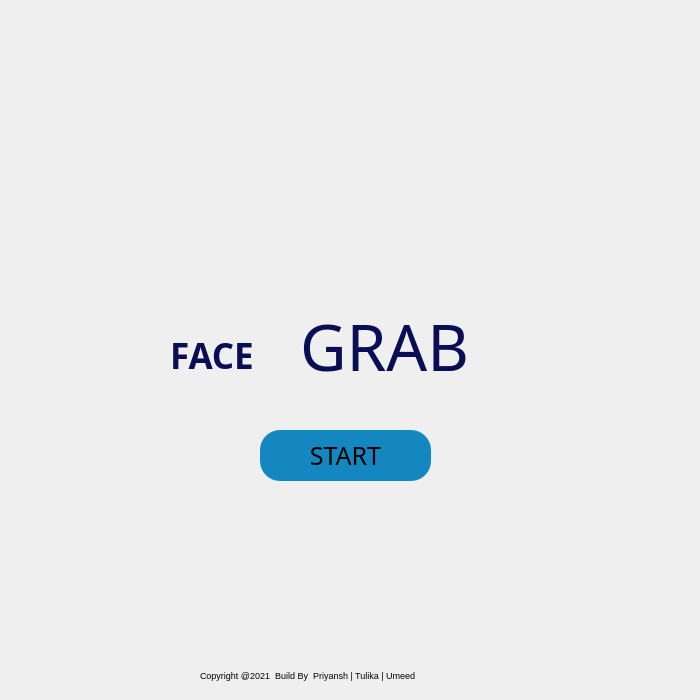
<?xml version="1.0" encoding="UTF-8"?>
<ui version="4.0">
 <class>Dialog</class>
 <widget class="QDialog" name="Dialog">
  <property name="geometry">
   <rect>
    <x>0</x>
    <y>0</y>
    <width>700</width>
    <height>700</height>
   </rect>
  </property>
  <property name="windowTitle">
   <string>Dialog</string>
  </property>
  <widget class="QLabel" name="label_bg">
   <property name="geometry">
    <rect>
     <x>0</x>
     <y>0</y>
     <width>700</width>
     <height>700</height>
    </rect>
   </property>
   <property name="styleSheet">
    <string notr="true">background-image: url(:/newPrefix/BG-FB1.jpg);</string>
   </property>
   <property name="text">
    <string/>
   </property>
   <property name="indent">
    <number>-12</number>
   </property>
  </widget>
  <widget class="QLabel" name="label_3">
   <property name="geometry">
    <rect>
     <x>200</x>
     <y>660</y>
     <width>311</width>
     <height>31</height>
    </rect>
   </property>
   <property name="font">
    <font>
     <pointsize>7</pointsize>
    </font>
   </property>
   <property name="text">
    <string>Copyright @2021  Build By  Priyansh | Tulika | Umeed</string>
   </property>
  </widget>
  <widget class="QLabel" name="label_1">
   <property name="geometry">
    <rect>
     <x>170</x>
     <y>320</y>
     <width>121</width>
     <height>71</height>
    </rect>
   </property>
   <property name="font">
    <font>
     <family>Arial Rounded MT Bold</family>
     <pointsize>26</pointsize>
     <weight>75</weight>
     <bold>true</bold>
    </font>
   </property>
   <property name="styleSheet">
    <string notr="true">color: rgb(9, 13, 84);
</string>
   </property>
   <property name="text">
    <string>FACE</string>
   </property>
  </widget>
  <widget class="QLabel" name="label_2">
   <property name="geometry">
    <rect>
     <x>300</x>
     <y>280</y>
     <width>241</width>
     <height>131</height>
    </rect>
   </property>
   <property name="font">
    <font>
     <family>Arial Rounded MT Bold</family>
     <pointsize>48</pointsize>
    </font>
   </property>
   <property name="styleSheet">
    <string notr="true">color: rgb(9, 13, 84);
</string>
   </property>
   <property name="text">
    <string>GRAB</string>
   </property>
  </widget>
  <widget class="QLabel" name="labe_logo">
   <property name="geometry">
    <rect>
     <x>240</x>
     <y>150</y>
     <width>201</width>
     <height>151</height>
    </rect>
   </property>
   <property name="styleSheet">
    <string notr="true">image: url(:/newPrefix/logo.png);</string>
   </property>
   <property name="text">
    <string/>
   </property>
  </widget>
  <widget class="QPushButton" name="start">
   <property name="geometry">
    <rect>
     <x>260</x>
     <y>430</y>
     <width>171</width>
     <height>51</height>
    </rect>
   </property>
   <property name="font">
    <font>
     <family>Arial Rounded MT Bold</family>
     <pointsize>19</pointsize>
     <weight>50</weight>
     <bold>false</bold>
    </font>
   </property>
   <property name="autoFillBackground">
    <bool>false</bool>
   </property>
   <property name="styleSheet">
    <string notr="true">border-color: qlineargradient(spread:pad, x1:0, y1:0, x2:1, y2:0, stop:0 rgba(0, 0, 0, 255), stop:1 rgba(255, 255, 255, 255));
border-radius : 20;
background-color: rgb(20,135,193);
</string>
   </property>
   <property name="text">
    <string>START</string>
   </property>
   <property name="autoDefault">
    <bool>true</bool>
   </property>
   <property name="default">
    <bool>false</bool>
   </property>
   <property name="flat">
    <bool>false</bool>
   </property>
  </widget>
 </widget>
 <resources>
  <include location="imgs.qrc"/>
 </resources>
 <connections/>
</ui>
